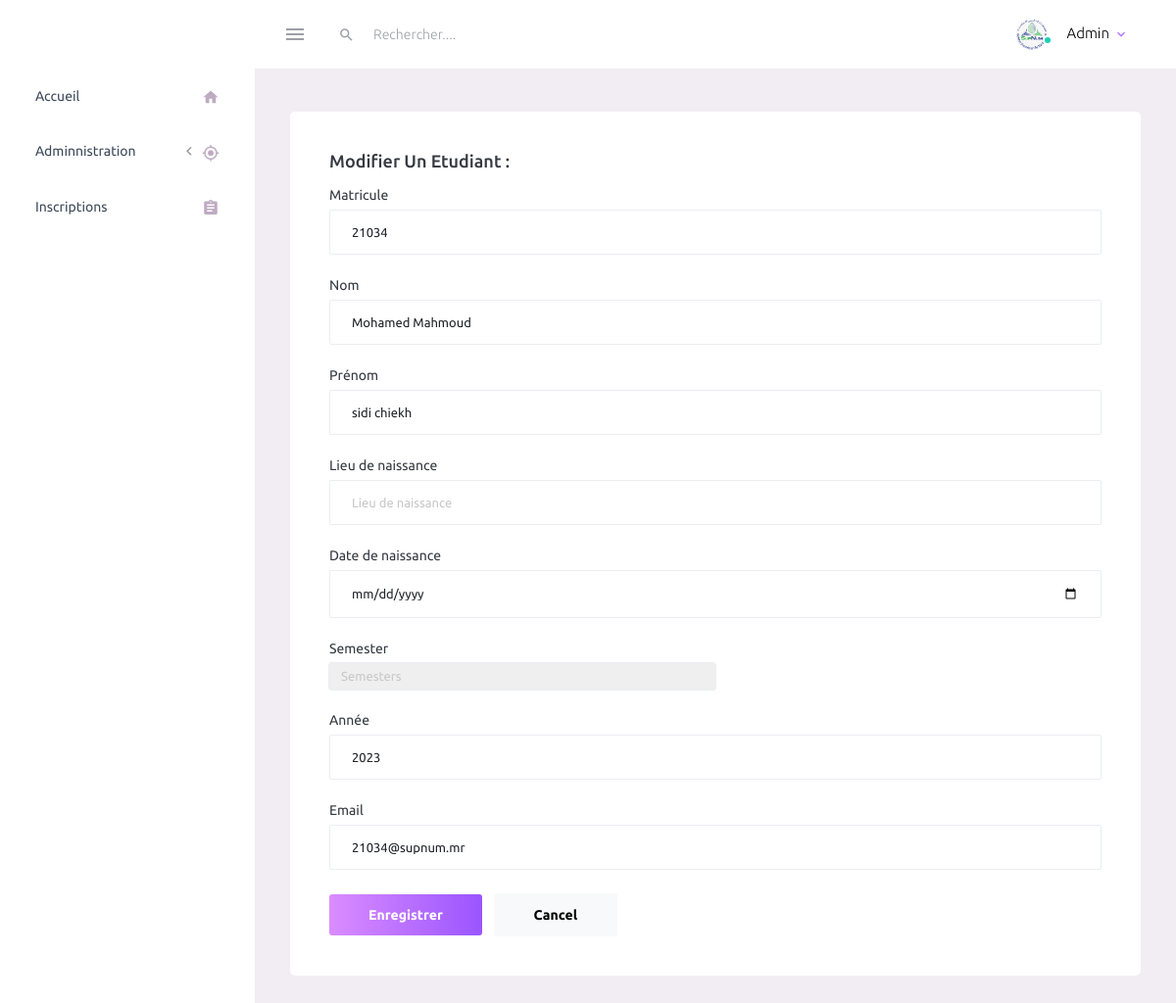
Screenshot of /admin/modifier_etudiant.php?id_etud=120 (signed in) with the database file from the repository.
### tables this page shows
CREATE TABLE `etudiant` (
`id_etud` int(10) PRIMARY KEY AUTO_INCREMENT ,
`matricule` varchar(50) NOT NULL UNIQUE,
`nom` varchar(60) DEFAULT NULL,
`prenom` varchar(60) DEFAULT NULL,
`lieu_naiss` varchar(100) DEFAULT NULL,
`Date_naiss` date DEFAULT NULL,
`id_semestre` int(10) DEFAULT NULL,
`annee` varchar(50) DEFAULT NULL,
`email` varchar(50) DEFAULT NULL,
`id_role` int(11) NOT NULL,
`id_groupe` int(10) DEFAULT NULL,
`id_dep` int(10) DEFAULT NULL,
`groupe_td` varchar(60) DEFAULT NULL,
FOREIGN KEY (id_semestre) REFERENCES semestre(id_semestre),
FOREIGN KEY (id_dep) REFERENCES departement(id),
FOREIGN KEY (id_role) REFERENCES role(id_role),
FOREIGN KEY (id_groupe) REFERENCES groupe(id_groupe)
);

### admin/modifier_etudiant.php (the view, shortened to what this page needs)
<?php
            $id_etud = $_GET['id_etud'];
            include_once "../connexion.php";
            $req = mysqli_query($conn , "SELECT * FROM etudiant inner join semestre using(id_semestre) WHERE id_etud = $id_etud");
            $row = mysqli_fetch_assoc($req);
?>
<?php
include_once 'nav_bar.php';
?>
<div class="main-panel">
<div class="content-wrapper">
        <div class="row">
            <div class="col-12 grid-margin stretch-card">
                <div class="card">
                  <div class="card-body">
                    <h4 class="card-title">Modifier un etudiant : </h4>
                      <form action="" method="POST" class="forms-sample">
                      <div class="form-group">
                        <label for="exampleInputName1">Matricule</label>
                        <input type="text" class="form-control" id="exampleInputName1" placeholder="Matricule" name="matricule" value="<?=$row['matricule']?>">
                      </div>
                      <div class="form-group">
                        <label for="exampleInputName1">Nom</label>
                        <input type="text" class="form-control" id="exampleInputName1" placeholder="Nom" name="nom" value="<?=$row['nom']?>">
                      </div>
                      <div class="form-group">
                        <label for="exampleInputName1">Prénom</label>
                        <input type="text" class="form-control" id="exampleInputName1" placeholder="Prénom" name="prenom" value="<?=$row['prenom']?>">
                      </div>
                      <div class="form-group">
                        <label for="exampleInputName1">Lieu de naissance</label>
                        <input type="text" class="form-control" id="exampleInputName1" placeholder="Lieu de naissance" name="lieu_naiss" value="<?=$row['lieu_naiss']?>">
                      </div>
                      <div class="form-group">
                        <label for="exampleInputName1">Date de naissance</label>
                        <input type="date" class="form-control" id="exampleInputName1" placeholder="Date de naissance" name="Date_naiss" value="<?=$row['Date_naiss']?>">
                      </div>
                        <div class="form-group">
                            <label class="col-md-1" >Semester</label>
                            <div class="col-md-6" >
                            <select class = "form-control" id="academic" value="Semestres" name="semestre">
                                    <option selected disabled> Semesters </option>
                                </select>
                            </div>
                        </div>
                        <?php
                            $req = mysqli_query($conn , "SELECT * FROM etudiant inner join semestre using(id_semestre) WHERE id_etud = $id_etud");
                            $row = mysqli_fetch_assoc($req);
                        ?>
                        <div class="form-group">
                            <label for="exampleInputName1">Année</label>
                            <input type="text" class="form-control" id="exampleInputName1" placeholder="Année" name="annee" value="<?=$row['annee']?>">
                        </div>
                      <div class="form-group">
                        <label for="exampleInputEmail3">Email</label>
                        <input type="email" class="form-control" id="exampleInputEmail3" placeholder="Email" name="email" value="<?=$row['email']?>">
                      </div>
                      <button type="submit" name="button" class="btn btn-gradient-primary me-2">Enregistrer</button>
                      <a href="etudiant.php" class="btn btn-light">Cancel</a>
                    </form>
                  </div>
                </div>
              </div>
        </div>
    </div>
    </div>
</div>

### rows the page displays
etudiant: matricule "21034", nom "Mohamed Mahmoud", prenom "sidi chiekh", annee "2023", email "21034@supnum.mr"
